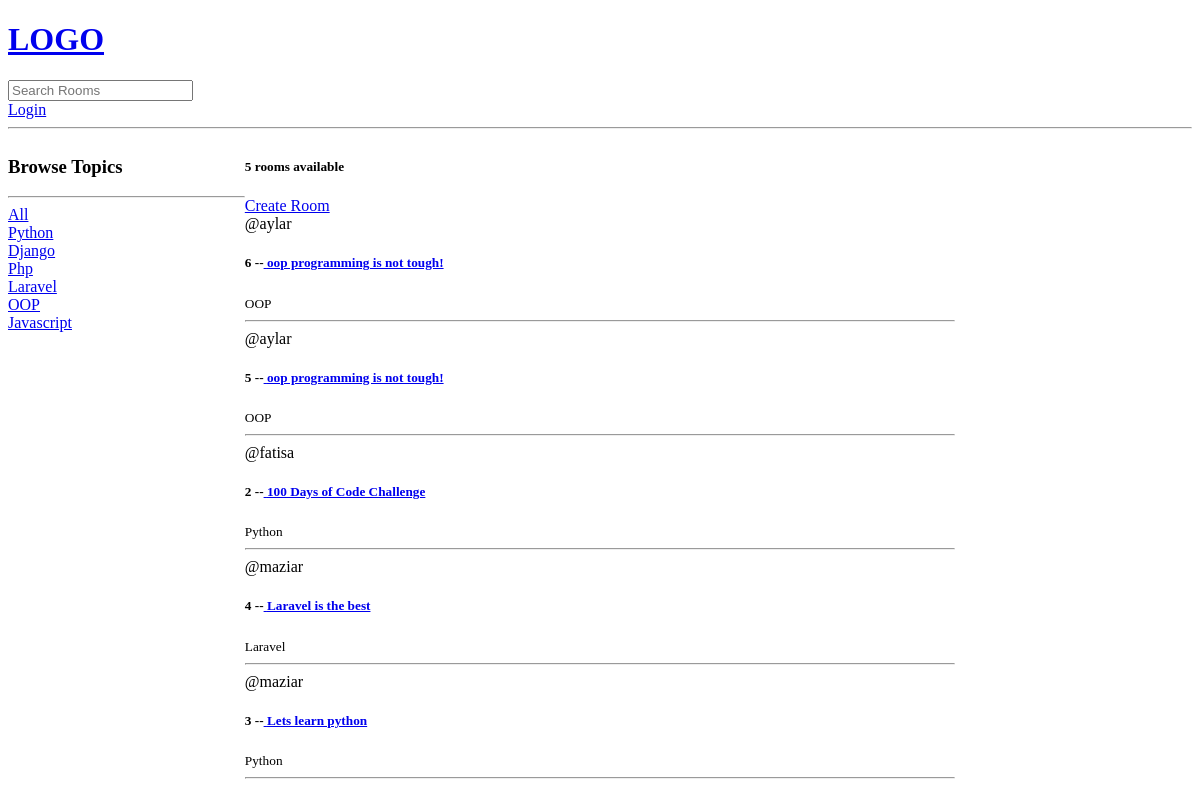
Before: / with the older database file.
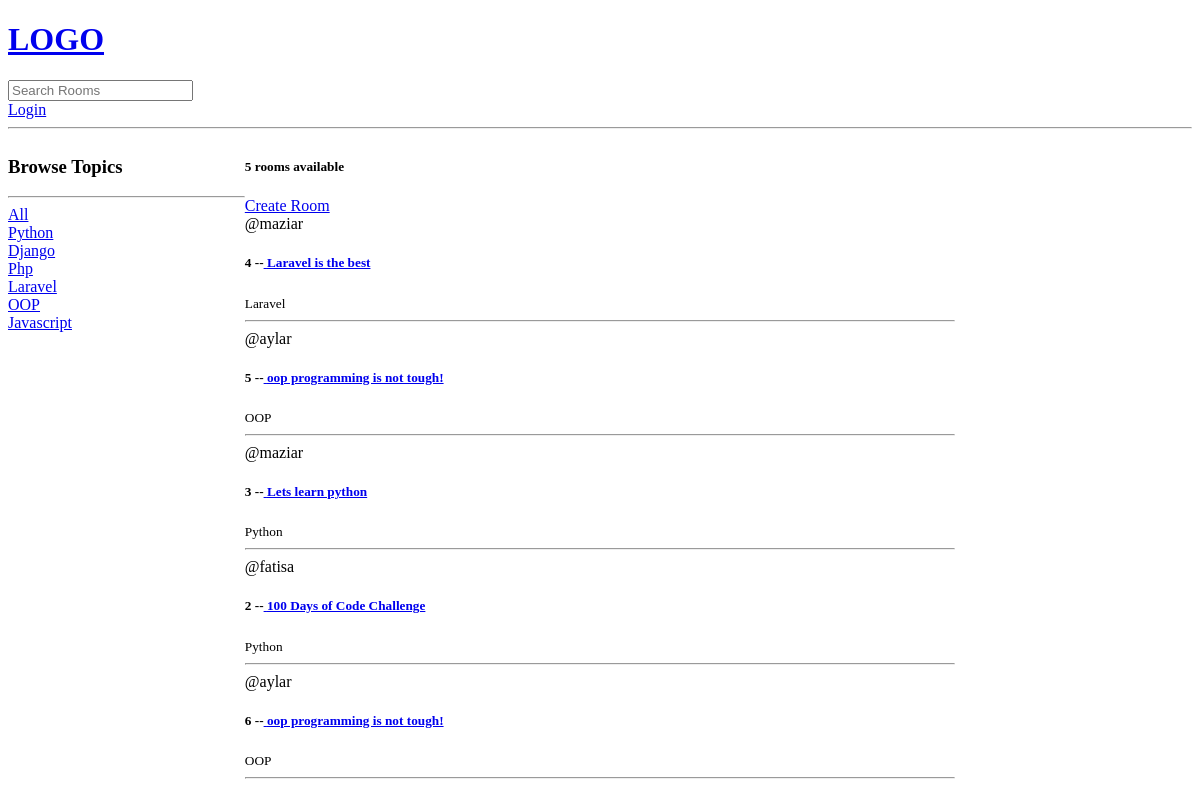
After: the same page with the newer database file.
### base/models.py (models this page shows, shortened)
class Topic(models.Model):
  name=models.CharField(max_length=200)

class Room(models.Model):
  host = models.ForeignKey(User,on_delete=models.SET_NULL,null=True)
  topic = models.ForeignKey('Topic',on_delete=models.SET_NULL,null=True)
  name = models.CharField(max_length=200)
  description=models.TextField(null=True,blank=True)
  updated = models.DateTimeField(auto_now=True)
  created = models.DateTimeField(auto_now_add=True)
  participants=models.ManyToManyField(User,blank=True,related_name='participants')
  class Meta:
    ordering = ['-updated','-created']     # ##################### nice way to make the ordering

### base/views.py (the view)
# urls.py: path('',home, name="home"),
def home(request):
  q=request.GET.get('q') if request.GET.get('q') != None else '' #nice syntax
  rooms = Room.objects.filter(
    Q(topic__name__icontains=q) |
      Q(name__icontains=q) |
      Q(description__icontains=q)) #nice syntax to reach the second layer
  topics=Topic.objects.all()
  room_count= rooms.count()
  room_messages = Message.objects.all()# this is for the third fraction in the home
  return render(request,'base/home.html',{
    'room_messages':room_messages,
    'rooms':rooms,
    'topics':topics,
    'room_count':room_count
  })

### templates/base/home.html (shortened to what this page needs)
{% extends 'main.html' %}
{% block content %}
  <div class="home-container">
    <div>
        <h3>Browse Topics</h3>
        <hr>
        <div>
          <a href="{% url 'base:home' %}">All</a>
      </div>
        {% for topic in topics %}
          <div>
              <a href="{% url 'base:home' %}?q={{topic.name}}">{{topic.name}}</a>
          </div>
        {% endfor %}
    </div>
    <div>
      <h5>{{room_count}} rooms available</h5>
      <a href="{% url 'base:create-room' %}">Create Room</a>
      <div>
        <div>
            {% for room in rooms  %}
              <div>
                <span>@{{room.host.username}}</span>
                  <h5>{{room.id}} --<a href="{% url 'base:room' room.id %}"> {{room.name}}</a></h5>
                  <small>{{room.topic.name}}</small>
                  <hr>
              </div>
            {% endfor %}
        </div>
      </div>
    </div>
  </div>
{% endblock %}

### templates/main.html (shortened to what this page needs)
<!DOCTYPE html>
<html lang="en">
<head>
</head>
<body>
  {% include 'navbar.html' %}
  {% block content %}
  {% endblock %}
</body>
</html>

### templates/navbar.html
<a href="/">
    <h1>LOGO</h1>
</a>
    <form method="GET" action="{% url 'base:home' %}">
        <input type="text" name="q" placeholder="Search Rooms">
    </form>
    {% if request.user.is_authenticated %}
    <p>Hello {{request.user}}</p>
    <a href="{% url 'base:logout' %}">Logout</a>
    {% else %}
    <a href="{% url 'base:login' %}">Login</a>
    {% endif %}
<hr>

### templates/base/home.html (style rules this page uses)
.home-container { display:grid; grid-template-columns: 1fr 3fr 1fr; }

Changed rows visible on the page:
changed Room "Laravel is the best": moves up the list
changed Room id 5: moves down the list
changed Room "Lets learn python": moves up the list
changed Room "100 Days of Code Challenge": moves down the list
